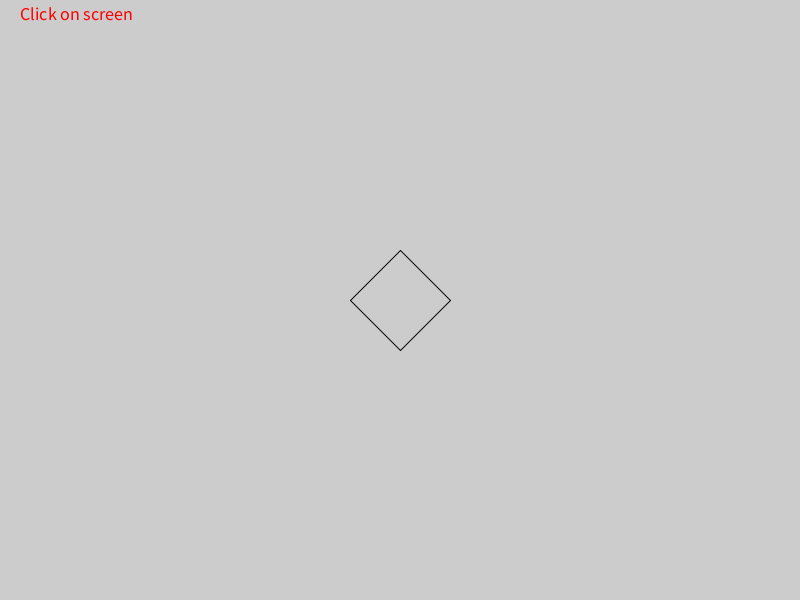
Frame 1 (no input)
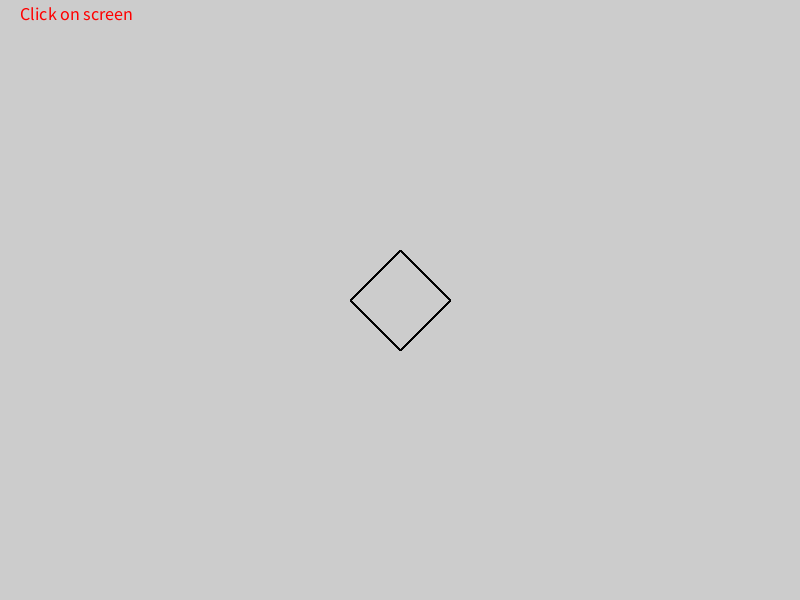
Frame 60 (the mouse pressed at the canvas centre just before this capture)
Frame 120 (the mouse held since frame 60 and released just before this capture): identical to frame 60, image omitted

The Processing sketch that drew these frames (run headless with seeded random() and noise(); from frame 60 on, the mouse is pressed at the canvas centre):

// Processing sketch: mousePolygons
// ── mousePolygons.pde
//polygon
int choices = 3;  //minimum for a polygon
int limit = 10;
void setup()
{
  size(800,600);
  fill(255,0,0);
  textSize(18);
  text("Click on screen",20,20);
  
}
void draw()
{
  polygon(.5*width, .5*height, 100.0, 4);
}

void mouseReleased()
{
  polygon(mouseX,mouseY,100.0,choices++);
  if (choices > limit) { choices = 3;}
  
}

void polygon(float x, float y, float w, int n)
{
  float angle = TWO_PI / n;
  float rad = w/2;
  for (int i=0;i<n;i++)
    {
      float pangle1 = angle * i;
      float pangle2 = angle * (i+1);
      float xp1 = x + rad * cos(pangle1);
      float yp1 = y + rad * sin(pangle1);
      float xp2 = x + rad* cos(pangle2);
      float yp2 = y + rad * sin(pangle2);
      line(xp1,yp1,xp2,yp2);    
    }  
}
